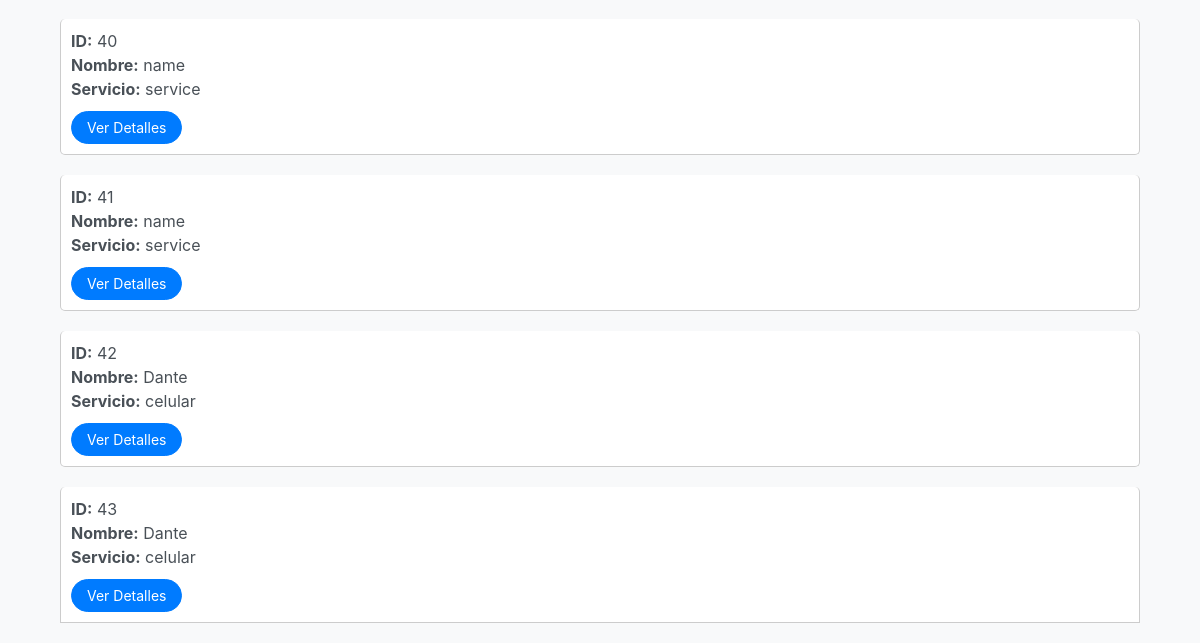
/whinter/list/ (lower part), run on an earlier commit of the app's database.
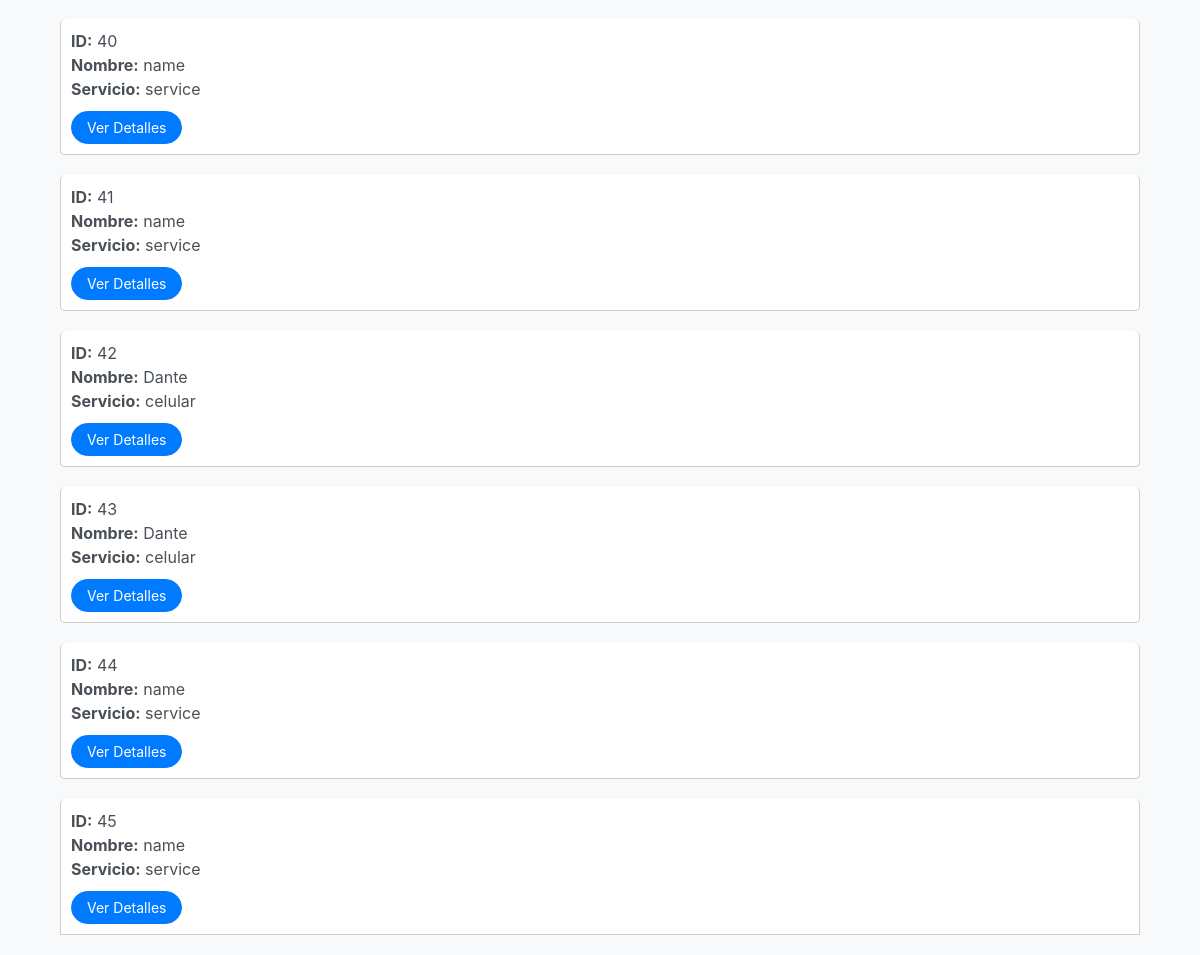
And on a later commit of the database.
### whinter/models.py (models this page shows, shortened)
class Booking(models.Model):
    name = models.CharField(max_length=100)
    service = models.CharField(max_length=100)
    fecha = models.DateField(default=timezone.now)
    hora_inicio = models.DateTimeField(default=timezone.now)
    hora_fin = models.DateTimeField(default=timezone.now)
    descripcion = models.TextField(blank=True, null=True)

### whinter/views.py (the view)
# urls.py: path('list/', list),
def list(request):
    print("-" * 100)
    print("-" * 100)
    print(request.method)
    booking = Booking.objects.all()
    client_list= {
        'bookings' : booking
    }
    return render(request, 'list.html', client_list)

### whinter/templates/list.html (shortened to what this page needs)
<!DOCTYPE html>
<html lang="en">
<head>
    <link href="https://stackpath.bootstrapcdn.com/bootstrap/4.5.2/css/bootstrap.min.css" rel="stylesheet">
</head>
<body>
    <div class="container">
        <div class="container">
            {% for booking in bookings %}
            <div class="list-group-item list-group-item-action booking-item">
                <div class="booking-details">
                    <strong>ID:</strong> {{ booking.id }}<br>
                    <strong>Nombre:</strong> {{ booking.name }}<br>
                    <strong>Servicio:</strong> {{ booking.service }}
                </div>
                <a href="/whinter/detail/{{ booking.id }}" class="btn btn-primary booking-btn rounded-pill">Ver Detalles</a>
            </div>
            {% endfor %}
        </div>
    </div>
</body>
</html>

What changed in the data, as far as the page shows it:
added Booking: id "44", name "name", service "service"
added Booking: id "45", name "name", service "service"
